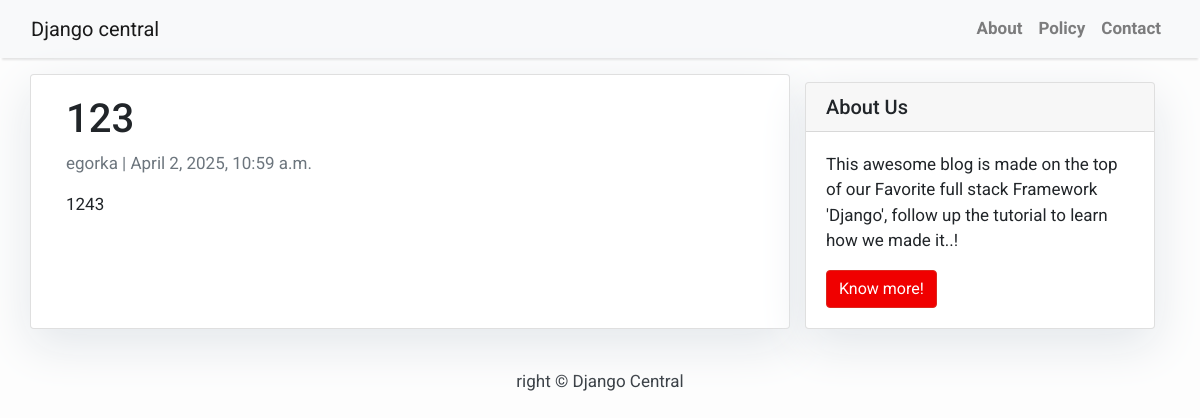
Screenshot of /123/ with the database file from the repository.
### blog/models.py (models this page shows, shortened)
class Post(models.Model):
    title = models.CharField(max_length=200, unique=True)
    slug = models.SlugField(max_length=200, unique=True)
    author = models.ForeignKey(User, on_delete= models.CASCADE,related_name='blog_posts')
    updated_on = models.DateTimeField(auto_now= True)
    content = models.TextField()
    created_on = models.DateTimeField(auto_now_add=True)
    status = models.IntegerField(choices=STATUS, default=0)
    class Meta:
        ordering = ['-created_on']

### blog/views.py (the view)
# urls.py: path('<slug:slug>/' , views.PostDetail.as_view(), name = 'post_detail')
class PostDetail(generic.DetailView):
    model = Post
    template_name = 'post_detail.html'

### templates/post_detail.html
{% extends 'base.html' %} {% block content %}
<div class="container">
    <div class="row">
        <div class="col-md-8 card mb-4 mt-3 left top">
            <div class="card-body">
                <h1>{% block title %} {{ object.title }} {% endblock title %}</h1>
                <p class=" text-muted">{{ post.author }} | {{ post.created_on }}</p>
                <p class="card-text ">{{ object.content | safe }}</p>
            </div>
        </div>
        {% block sidebar %} {% include 'sidebar.html' %} {% endblock sidebar %}
    </div>
</div>
{% endblock content %}

### templates/base.html (style rules this page uses)
body { font-family: "Roboto", sans-serif; font-size: 17px; background-color: #fdfdfd; }

### templates/sidebar.html (style rules this page uses)
.card { box-shadow: 0 16px 48px #E3E7EB; }

### rows the page displays
Post: title "123", author "egorka", created_on "April 2, 2025, 10:59 a.m.", content "1243"
